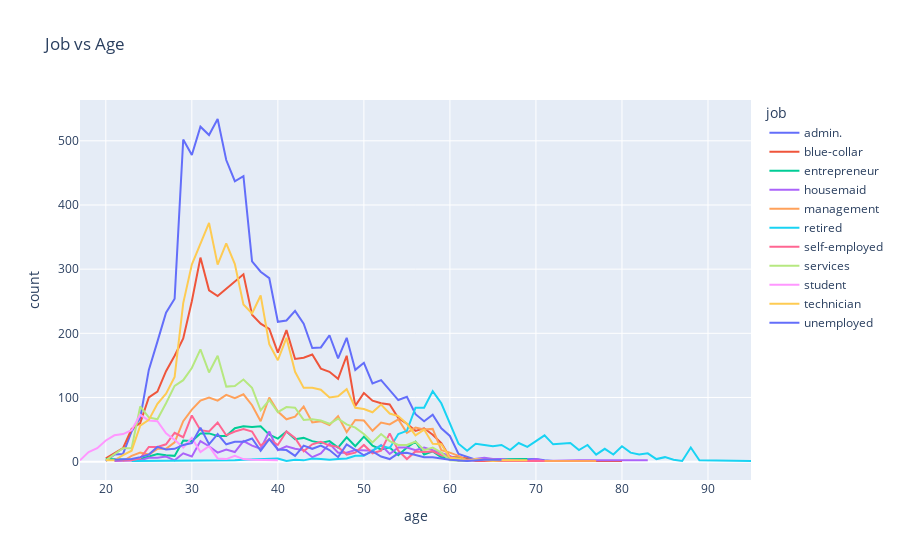

Notebook cell for this chart:
### Code cell
#visualize of the customer job based on age


if isinstance(df, (pd.DatetimeIndex, pd.MultiIndex)):
	df = df.to_frame(index=False)

# remove any pre-existing indices for ease of use in the D-Tale code, but this is not required
df = df.reset_index().drop('index', axis=1, errors='ignore')
df.columns = [str(c) for c in df.columns]  # update columns to strings in case they are numbers

chart_data = pd.concat([
	df['age'],
	df['default'],
	df['job'],
], axis=1)
chart_data = chart_data.query("""(`job` == 'admin.') or (`job` == 'blue-collar') or (`job` == 'entrepreneur') or (`job` == 'housemaid') or (`job` == 'management') or (`job` == 'retired') or (`job` == 'self-employed') or (`job` == 'services') or (`job` == 'student') or (`job` == 'technician') or (`job` == 'unemployed')""")
chart_data = chart_data.sort_values(['job', 'age'])
chart_data = chart_data.rename(columns={'age': 'age'})
chart_data_count = chart_data.groupby(['job', 'age'])[['default']].count()
chart_data_count.columns = ['count']
chart_data = chart_data_count.reset_index()
chart_data = chart_data.dropna()

fig = px.line(chart_data, x="age", y="count", color='job', title='Job vs Age')
fig.show()

### Figure 1 — Plotly figure (JSON) as saved in the notebook; plotly's stock layout.template omitted (floating-point values rounded to 4 significant figures)
{"data": [{"hovertemplate": "job=admin.<br>age=%{x}<br>count=%{y}<extra></extra>", "legendgroup": "admin.", "line": {"color": "#636efa", "dash": "solid"}, "marker": {"symbol": "circle"}, "mode": "lines", "name": "admin.", "orientation": "v", "showlegend": true, "type": "scatter", "x": [20, 21, 22, 23, 24, 25, 26, 27, 28, 29, 30, 31, 32, 33, 34, 35, 36, 37, 38, 39, 40, 41, 42, 43, 44, 45, 46, 47, 48, 49, 50, 51, 52, 53, 54, 55, 56, 57, 58, 59, 60, 61, 62, 63, 64, 65, 66, 70, 71, 72], "xaxis": "x", "y": [1, 11, 12, 47, 68, 143, 187, 232, 254, 502, 478, 522, 509, 534, 470, 437, 445, 312, 296, 286, 218, 220, 235, 215, 177, 178, 197, 161, 193, 143, 154, 122, 127, 112, 96, 101, 74, 63, 73, 52, 40, 12, 7, 3, 5, 3, 3, 4, 2, 1], "yaxis": "y"}, {"hovertemplate": "job=blue-collar<br>age=%{x}<br>count=%{y}<extra></extra>", "legendgroup": "blue-collar", "line": {"color": "#EF553B", "dash": "solid"}, "marker": {"symbol": "circle"}, "mode": "lines", "name": "blue-collar", "orientation": "v", "showlegend": true, "type": "scatter", "x": [20, 21, 22, 23, 24, 25, 26, 27, 28, 29, 30, 31, 32, 33, 34, 35, 36, 37, 38, 39, 40, 41, 42, 43, 44, 45, 46, 47, 48, 49, 50, 51, 52, 53, 54, 55, 56, 57, 58, 59, 60, 61, 62, 63, 70, 80], "xaxis": "x", "y": [5, 13, 21, 51, 60, 100, 109, 141, 165, 192, 250, 318, 267, 258, 269, 281, 292, 229, 215, 207, 170, 205, 160, 162, 167, 145, 140, 129, 165, 87, 107, 95, 91, 89, 68, 59, 48, 52, 42, 29, 7, 7, 5, 1, 1, 1], "yaxis": "y"}, {"hovertemplate": "job=entrepreneur<br>age=%{x}<br>count=%{y}<extra></extra>", "legendgroup": "entrepreneur", "line": {"color": "#00cc96", "dash": "solid"}, "marker": {"symbol": "circle"}, "mode": "lines", "name": "entrepreneur", "orientation": "v", "showlegend": true, "type": "scatter", "x": [20, 23, 24, 25, 26, 27, 28, 29, 30, 31, 32, 33, 34, 35, 36, 37, 38, 39, 40, 41, 42, 43, 44, 45, 46, 47, 48, 49, 50, 51, 52, 53, 54, 55, 56, 57, 58, 59, 60, 62, 69], "xaxis": "x", "y": [4, 3, 4, 8, 12, 10, 9, 33, 32, 44, 44, 40, 40, 52, 55, 54, 55, 42, 36, 47, 35, 37, 32, 29, 32, 22, 38, 24, 39, 25, 19, 22, 10, 22, 31, 11, 16, 7, 7, 3, 4], "yaxis": "y"}, {"hovertemplate": "job=housemaid<br>age=%{x}<br>count=%{y}<extra></extra>", "legendgroup": "housemaid", "line": {"color": "#ab63fa", "dash": "solid"}, "marker": {"symbol": "circle"}, "mode": "lines", "name": "housemaid", "orientation": "v", "showlegend": true, "type": "scatter", "x": [21, 22, 23, 24, 25, 26, 27, 28, 29, 30, 31, 32, 33, 34, 35, 36, 37, 38, 39, 40, 41, 42, 43, 44, 45, 46, 47, 48, 49, 50, 51, 52, 53, 54, 55, 56, 57, 58, 59, 60, 61, 62, 63, 64, 65, 66, 67, 69, 70, 71, 75, 76, 79, 80, 81, 82, 83], "xaxis": "x", "y": [1, 1, 1, 2, 6, 6, 8, 2, 13, 8, 32, 24, 14, 19, 15, 32, 25, 20, 47, 18, 24, 20, 18, 7, 13, 28, 14, 14, 18, 18, 17, 26, 12, 22, 22, 18, 22, 18, 13, 9, 1, 3, 5, 6, 4, 4, 2, 1, 4, 1, 2, 2, 1, 1, 2, 2, 2], "yaxis": "y"}, {"hovertemplate": "job=management<br>age=%{x}<br>count=%{y}<extra></extra>", "legendgroup": "management", "line": {"color": "#FFA15A", "dash": "solid"}, "marker": {"symbol": "circle"}, "mode": "lines", "name": "management", "orientation": "v", "showlegend": true, "type": "scatter", "x": [22, 23, 24, 25, 26, 27, 28, 29, 30, 31, 32, 33, 34, 35, 36, 37, 38, 39, 40, 41, 42, 43, 44, 45, 46, 47, 48, 49, 50, 51, 52, 53, 54, 55, 56, 57, 58, 59, 60, 61, 62, 64, 65, 66, 68, 71, 77], "xaxis": "x", "y": [1, 9, 14, 11, 20, 20, 30, 63, 81, 95, 100, 95, 104, 99, 105, 88, 63, 100, 78, 66, 70, 86, 61, 63, 57, 71, 46, 65, 64, 48, 61, 58, 66, 45, 53, 50, 51, 18, 14, 9, 2, 3, 3, 2, 1, 1, 1], "yaxis": "y"}, {"hovertemplate": "job=retired<br>age=%{x}<br>count=%{y}<extra></extra>", "legendgroup": "retired", "line": {"color": "#19d3f3", "dash": "solid"}, "marker": {"symbol": "circle"}, "mode": "lines", "name": "retired", "orientation": "v", "showlegend": true, "type": "scatter", "x": [23, 27, 30, 32, 33, 35, 36, 39, 40, 41, 42, 43, 44, 45, 46, 47, 48, 49, 50, 51, 52, 53, 54, 55, 56, 57, 58, 59, 60, 61, 62, 63, 64, 65, 66, 67, 68, 69, 70, 71, 72, 73, 74, 75, 76, 77, 78, 79, 80, 81, 82, 83, 84, 85, 86, 87, 88, 89, 91, 94, 95], "xaxis": "x", "y": [1, 1, 1, 2, 2, 2, 3, 4, 5, 1, 3, 2, 5, 4, 3, 4, 5, 9, 9, 17, 25, 21, 43, 48, 84, 84, 110, 91, 60, 28, 17, 28, 26, 24, 26, 18, 29, 23, 32, 41, 27, 28, 29, 18, 26, 11, 20, 11, 24, 14, 11, 13, 4, 7, 3, 1, 22, 2, 2, 1, 1], "yaxis": "y"}, {"hovertemplate": "job=self-employed<br>age=%{x}<br>count=%{y}<extra></extra>", "legendgroup": "self-employed", "line": {"color": "#FF6692", "dash": "solid"}, "marker": {"symbol": "circle"}, "mode": "lines", "name": "self-employed", "orientation": "v", "showlegend": true, "type": "scatter", "x": [21, 22, 23, 24, 25, 26, 27, 28, 29, 30, 31, 32, 33, 34, 35, 36, 37, 38, 39, 40, 41, 42, 43, 44, 45, 46, 47, 48, 49, 50, 51, 52, 53, 54, 55, 56, 57, 58, 59, 60, 61, 62, 65, 67, 71], "xaxis": "x", "y": [2, 2, 2, 5, 23, 23, 27, 45, 38, 72, 49, 47, 61, 41, 47, 51, 47, 25, 35, 26, 47, 37, 16, 27, 31, 25, 23, 11, 14, 26, 13, 17, 44, 17, 4, 16, 15, 16, 10, 8, 2, 2, 1, 1, 1], "yaxis": "y"}, {"hovertemplate": "job=services<br>age=%{x}<br>count=%{y}<extra></extra>", "legendgroup": "services", "line": {"color": "#B6E880", "dash": "solid"}, "marker": {"symbol": "circle"}, "mode": "lines", "name": "services", "orientation": "v", "showlegend": true, "type": "scatter", "x": [20, 21, 22, 23, 24, 25, 26, 27, 28, 29, 30, 31, 32, 33, 34, 35, 36, 37, 38, 39, 40, 41, 42, 43, 44, 45, 46, 47, 48, 49, 50, 51, 52, 53, 54, 55, 56, 57, 58, 59, 60, 62], "xaxis": "x", "y": [2, 11, 21, 21, 86, 69, 66, 91, 118, 127, 146, 175, 139, 165, 117, 118, 128, 115, 80, 96, 77, 85, 84, 65, 66, 64, 59, 67, 58, 53, 43, 30, 43, 32, 26, 26, 31, 18, 22, 14, 2, 1], "yaxis": "y"}, {"hovertemplate": "job=student<br>age=%{x}<br>count=%{y}<extra></extra>", "legendgroup": "student", "line": {"color": "#FF97FF", "dash": "solid"}, "marker": {"symbol": "circle"}, "mode": "lines", "name": "student", "orientation": "v", "showlegend": true, "type": "scatter", "x": [17, 18, 19, 20, 21, 22, 23, 24, 25, 26, 27, 28, 29, 30, 31, 32, 33, 34, 35, 36, 37, 38, 40], "xaxis": "x", "y": [2, 15, 21, 33, 41, 43, 49, 73, 64, 63, 44, 34, 22, 37, 15, 24, 5, 4, 9, 4, 3, 3, 2], "yaxis": "y"}, {"hovertemplate": "job=technician<br>age=%{x}<br>count=%{y}<extra></extra>", "legendgroup": "technician", "line": {"color": "#FECB52", "dash": "solid"}, "marker": {"symbol": "circle"}, "mode": "lines", "name": "technician", "orientation": "v", "showlegend": true, "type": "scatter", "x": [20, 21, 22, 23, 24, 25, 26, 27, 28, 29, 30, 31, 32, 33, 34, 35, 36, 37, 38, 39, 40, 41, 42, 43, 44, 45, 46, 47, 48, 49, 50, 51, 52, 53, 54, 55, 56, 57, 58, 59, 60, 61, 62, 63, 64, 65, 66, 69], "xaxis": "x", "y": [2, 2, 10, 17, 56, 65, 90, 106, 132, 247, 307, 340, 372, 307, 340, 308, 245, 231, 259, 183, 158, 193, 140, 115, 115, 112, 100, 102, 113, 84, 82, 77, 89, 75, 71, 59, 41, 50, 28, 27, 6, 5, 1, 4, 2, 1, 2, 2], "yaxis": "y"}, {"hovertemplate": "job=unemployed<br>age=%{x}<br>count=%{y}<extra></extra>", "legendgroup": "unemployed", "line": {"color": "#636efa", "dash": "solid"}, "marker": {"symbol": "circle"}, "mode": "lines", "name": "unemployed", "orientation": "v", "showlegend": true, "type": "scatter", "x": [21, 22, 23, 24, 25, 26, 27, 28, 29, 30, 31, 32, 33, 34, 35, 36, 37, 38, 39, 40, 41, 42, 43, 44, 45, 46, 47, 48, 49, 50, 51, 52, 53, 54, 55, 56, 57, 58, 59, 60, 62, 64, 66], "xaxis": "x", "y": [3, 4, 4, 7, 11, 23, 19, 20, 26, 29, 53, 27, 43, 27, 31, 31, 36, 17, 35, 19, 18, 9, 25, 20, 25, 18, 7, 27, 19, 10, 16, 8, 4, 13, 14, 11, 7, 7, 5, 3, 1, 3, 3], "yaxis": "y"}], "layout": {"legend": {"title": {"text": "job"}, "tracegroupgap": 0}, "title": {"text": "Job vs Age"}, "xaxis": {"anchor": "y", "domain": [0, 1], "title": {"text": "age"}}, "yaxis": {"anchor": "x", "domain": [0, 1], "title": {"text": "count"}}}}
